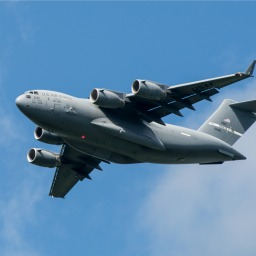
#> input picture content/deep_learning/keras/images/plane_256x256.jpg, 256 x 256 px, found by its file name
$ jupyter execute using_mean_color_as_a_feature.ipynb
#> lines starting #> are read from the running program, lines starting #| are printed output that depends on the picture
Title: Using Mean Color As A Feature
Slug: using_mean_color_as_a_feature
Summary: How to use the mean color of an image as a feature using OpenCV in Python with the Shi-Tomasi Corner Detector.
Date: 2017-09-11 12:00
Category: Machine Learning
Tags: Preprocessing Images
Authors: Chris Albon

## Preliminaries

[cell 1]
# Load image
import cv2
import numpy as np
from matplotlib import pyplot as plt

## Load image

[cell 2]
# Load image as BGR
image_bgr = cv2.imread('images/plane_256x256.jpg', cv2.IMREAD_COLOR)
#> image_bgr is the input picture: shape (256, 256, 3); mean B, G, R 169, 133.1, 90.5

## Calculate Mean Color Of Each Color Channel

[cell 3]
# Calculate the mean of each channel
channels = cv2.mean(image_bgr)
#> channels = (169, 133.1, 90.52, 0)

# Swap blue and red values (making it RGB, not BGR)
observation = np.array([(channels[2], channels[1], channels[0])])
#> observation = [[90.52, 133.1, 169]]

## Show Values

[cell 4]
# Show mean channel values
observation
#> Out = [[90.52, 133.1, 169]]

## View Mean Image Colors

[cell 5]
# Show image
plt.imshow(observation), plt.axis("off")
plt.show()
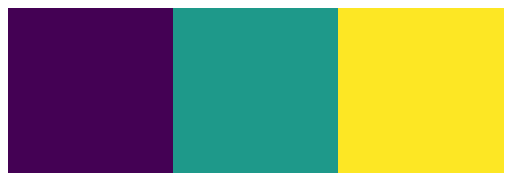
#> figure drawn by matplotlib, 1 panel
